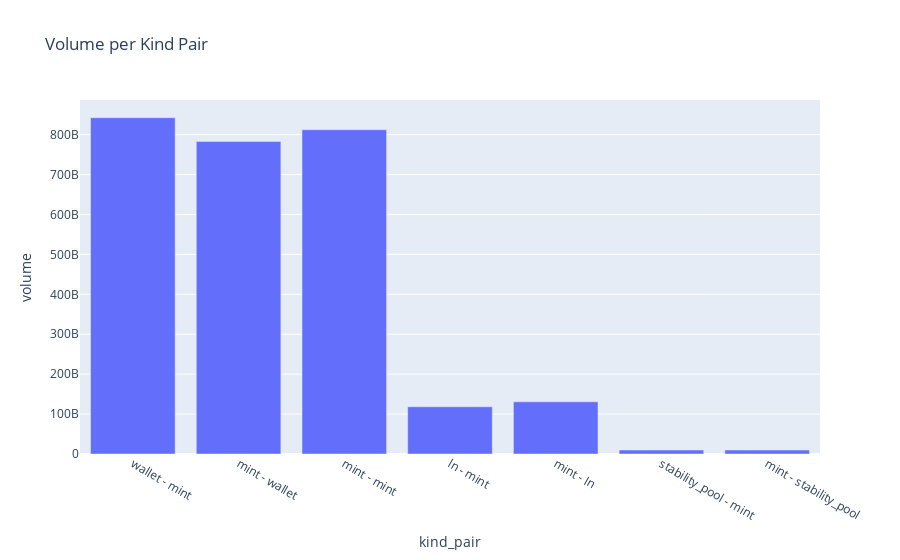

Write notebook code for a chart like this one.
### Code cell
fig = px.bar(modules_share, x='kind_pair', y='volume', title='Volume per Kind Pair')
fig.show()

### Figure 1 — Plotly figure (JSON) as saved in the notebook; plotly's stock layout.template omitted (floating-point values rounded to 4 significant figures)
{"data": [{"alignmentgroup": "True", "hovertemplate": "kind_pair=%{x}<br>volume=%{y}<extra></extra>", "legendgroup": "", "marker": {"color": "#636efa", "pattern": {"shape": ""}}, "name": "", "offsetgroup": "", "orientation": "v", "showlegend": false, "textposition": "auto", "type": "bar", "x": ["wallet - mint", "mint - wallet", "mint - mint", "ln - mint", "mint - ln", "stability_pool - mint", "mint - stability_pool"], "xaxis": "x", "y": [842375871000, 782696808256, 812336198610, 118318101255, 130755700161, 9999322342, 10002476176], "yaxis": "y"}], "layout": {"barmode": "relative", "legend": {"tracegroupgap": 0}, "title": {"text": "Volume per Kind Pair"}, "xaxis": {"anchor": "y", "domain": [0, 1], "title": {"text": "kind_pair"}}, "yaxis": {"anchor": "x", "domain": [0, 1], "title": {"text": "volume"}}}}
